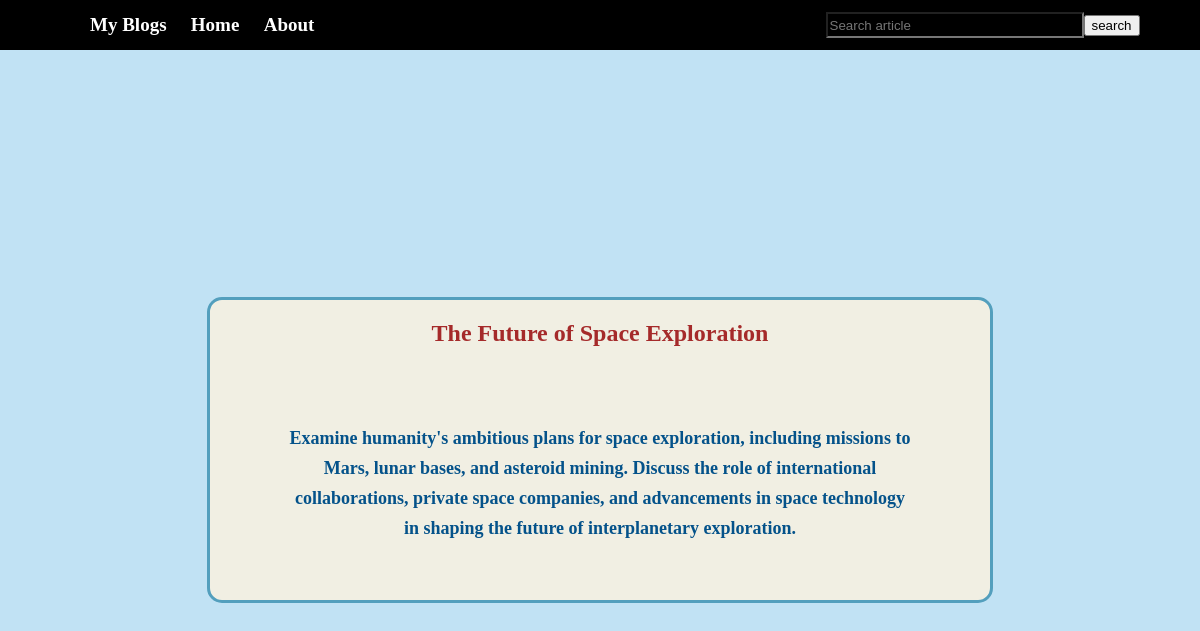
The page /two/4 on the database its author committed.
### app1/models.py (models this page shows)
class Article(models.Model):
    title = models.CharField(max_length=200)
    description = models.CharField(max_length=10000)

### app1/views.py (the view)
# urls.py: path('two/<int:id>',article,name="article"),
def article(request,id):
    row = Article.objects.get(id=id)
    return render(request,'article.html',{'data':row})

### app1/templates/article.html
{% extends 'temp_files/nav.html' %}
    {% block content %}
    <aside>
        <div>
            <h1>{{data.title}}</h1>
            <p>{{data.description}}</p>
        </div>
    </aside>
    {% endblock content %}

### static/css/nav.css (style rules this page uses)
body { padding: 0px; margin: 0px; }

### app1/static/app1_css/index.css (style rules this page uses)
body { background-color: aliceblue; padding: 0px; margin: 0px; }
h1 { color: red; text-align: center; }
p { color: black; }

### app1/static/app1_css/article.css (style rules this page uses)
body { padding: 0px; margin: 0px; }
aside { width: 100%; height: 100vh; margin: auto; background-color: rgb(193, 226, 244); display: flex; flex-direction: column; justify-content: center; }
div { width: 65%; height: 300px; margin: auto; border: 3px solid rgb(83, 159, 189); border-radius: 15px; background-color: rgb(241, 239, 227); text-align: center; display: flex; flex-direction: column; justify-content: space-around; transition: transform 0.4s ease; }
div h1 { color: brown; font-weight: bolder; font-size: x-large; }
div p { width: 80%; margin: auto; color: rgb(4, 82, 138); line-height: 30px; font-weight: bolder; font-size: large; }

### rows shown on the page
Article: title "The Future of Space Exploration", description "Examine humanity's ambitious plans for space exploration, including missions to Mars, lunar bases, and asteroid mining. Discuss the role of international collaborations, private space companies, and advancements in space technology in shaping the future of interplanetary exploration."
